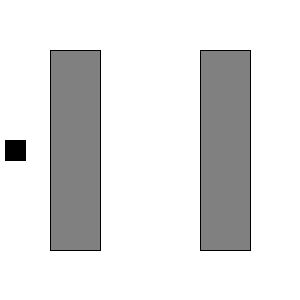
Frame 1 (no input)
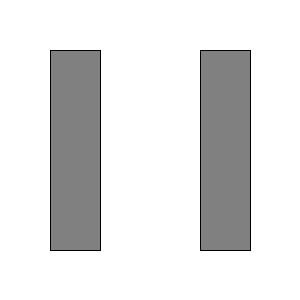
Frame 60 (the mouse pressed at the canvas centre just before this capture)
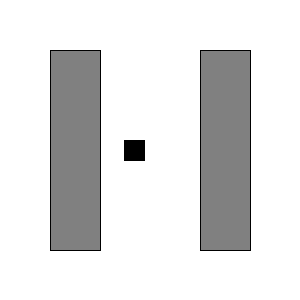
Frame 120 (the mouse held since frame 60 and released just before this capture)

The Processing sketch that drew these frames (run headless with seeded random() and noise(); from frame 60 on, the mouse is pressed at the canvas centre):

// Processing sketch: processing_165269
// ── processing_165269.pde

int i =0;

void setup (){
  size (300,300);
}

void draw (){
  background(255);
  int x=50;
  int ancho = width - 5*x;
  int y = x;
  int alto = height - 2*y;
  cuadrados(5+i,height/2-10,20,20,0);
  
  cuadrados(x,y,ancho,alto,128);
  
  cuadrados(width - x - ancho,y,ancho,alto,128);
  i = i +1;
  if (i==300)
    i=0;
  
  
  
}

void cuadrados(int x,int y,int a,int h, int c){
  fill(c);
  rect(x,y,a,h);
}
